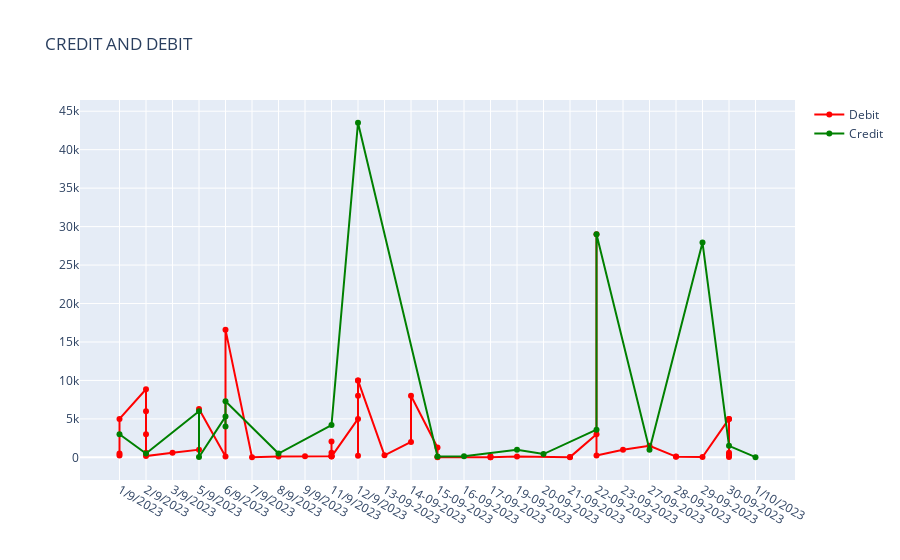

Here is the notebook cell this chart was saved with:
### Code cell
#draw the line chart for Debit and creit values
trace=go.Scatter(
x=df1['Date'],
y=df1['Debit'],
mode='lines+markers',
connectgaps=True,
name="Debit",
marker=dict(
color='red'
)
)
trace1=go.Scatter(
x=df1['Date'],
y=df1['Credit'],
mode='lines+markers',
connectgaps=True,
name="Credit",
marker=dict(
color='green'
)
)
layout=go.Layout(
title="CREDIT AND DEBIT"
)
fig=go.Figure([trace,trace1],layout=layout)
#it's shows graph down
fig.show()
#it's shows graph to seperte html file format and save to path with this Account_statement_graph.html name
plot(fig,filename='Account_statement_graph.html')

### Figure 1 — Plotly figure (JSON) as saved in the notebook; plotly's stock layout.template omitted (floating-point values rounded to 4 significant figures)
{"data": [{"connectgaps": true, "marker": {"color": "red"}, "mode": "lines+markers", "name": "Debit", "type": "scatter", "x": ["1/9/2023", "1/9/2023", "1/9/2023", "1/9/2023", "2/9/2023", "2/9/2023", "2/9/2023", "2/9/2023", "2/9/2023", "2/9/2023", "3/9/2023", "5/9/2023", "5/9/2023", "5/9/2023", "5/9/2023", "6/9/2023", "6/9/2023", "6/9/2023", "6/9/2023", "6/9/2023", "7/9/2023", "8/9/2023", "8/9/2023", "9/9/2023", "11/9/2023", "11/9/2023", "11/9/2023", "11/9/2023", "11/9/2023", "11/9/2023", "11/9/2023", "12/9/2023", "12/9/2023", "12/9/2023", "12/9/2023", "12/9/2023", "12/9/2023", "13-09-2023", "14-09-2023", "14-09-2023", "15-09-2023", "15-09-2023", "15-09-2023", "15-09-2023", "16-09-2023", "17-09-2023", "17-09-2023", "17-09-2023", "19-09-2023", "19-09-2023", "20-09-2023", "21-09-2023", "21-09-2023", "22-09-2023", "22-09-2023", "22-09-2023", "22-09-2023", "22-09-2023", "23-09-2023", "27-09-2023", "27-09-2023", "28-09-2023", "28-09-2023", "29-09-2023", "29-09-2023", "30-09-2023", "30-09-2023", "30-09-2023", "30-09-2023", "30-09-2023", "30-09-2023", "30-09-2023", "1/10/2023"], "y": [239, 500, 5000, null, 8850, 600, null, 6000, 3000, 169, 610, 1000, null, 6300, null, 100, null, null, null, 16600, 30, null, 100, 160, 155, 155, null, 600, 2070, 200, 104, null, 5000, 200, 10000, 8000, 10000, 260, 2000, 8000, 1272, null, 40, 15, null, 20, 150, 30, null, 100, null, 40, 30, null, 3000, null, 29000, 255, 1000, null, 1500, 101, 80, null, 40, null, 5000, 400, 5000, 283.6, 50, 600, null]}, {"connectgaps": true, "marker": {"color": "green"}, "mode": "lines+markers", "name": "Credit", "type": "scatter", "x": ["1/9/2023", "1/9/2023", "1/9/2023", "1/9/2023", "2/9/2023", "2/9/2023", "2/9/2023", "2/9/2023", "2/9/2023", "2/9/2023", "3/9/2023", "5/9/2023", "5/9/2023", "5/9/2023", "5/9/2023", "6/9/2023", "6/9/2023", "6/9/2023", "6/9/2023", "6/9/2023", "7/9/2023", "8/9/2023", "8/9/2023", "9/9/2023", "11/9/2023", "11/9/2023", "11/9/2023", "11/9/2023", "11/9/2023", "11/9/2023", "11/9/2023", "12/9/2023", "12/9/2023", "12/9/2023", "12/9/2023", "12/9/2023", "12/9/2023", "13-09-2023", "14-09-2023", "14-09-2023", "15-09-2023", "15-09-2023", "15-09-2023", "15-09-2023", "16-09-2023", "17-09-2023", "17-09-2023", "17-09-2023", "19-09-2023", "19-09-2023", "20-09-2023", "21-09-2023", "21-09-2023", "22-09-2023", "22-09-2023", "22-09-2023", "22-09-2023", "22-09-2023", "23-09-2023", "27-09-2023", "27-09-2023", "28-09-2023", "28-09-2023", "29-09-2023", "29-09-2023", "30-09-2023", "30-09-2023", "30-09-2023", "30-09-2023", "30-09-2023", "30-09-2023", "30-09-2023", "1/10/2023"], "y": [null, null, null, 3000, null, null, 500, null, null, null, null, null, 6000, null, 50, null, 5300, 4000, 7300, null, null, 500, null, null, null, null, 4200, null, null, null, null, 43500, null, null, null, null, null, null, null, null, null, 100, null, null, 140, null, null, null, 1000, null, 432, null, null, 3600, null, 29000, null, null, null, 1000, null, null, null, 27930, null, 1500, null, null, null, null, null, null, 22]}], "layout": {"title": {"text": "CREDIT AND DEBIT"}}}
